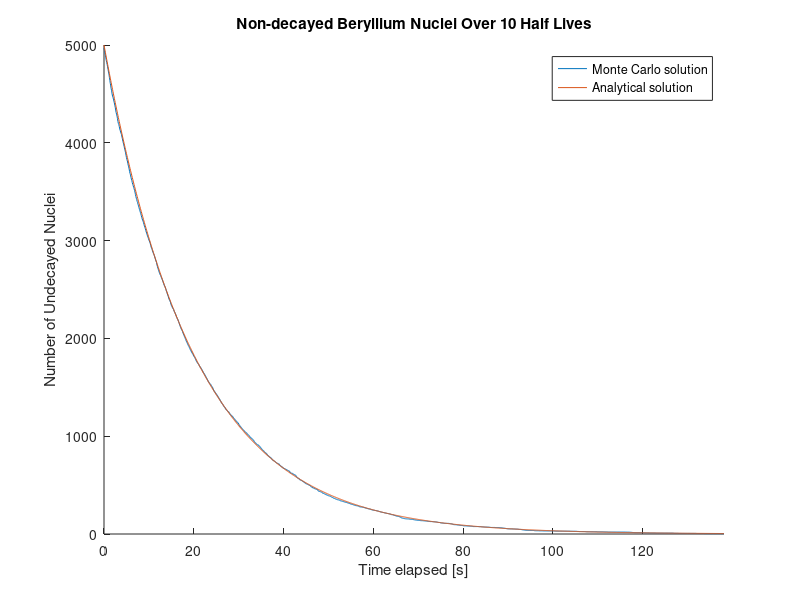
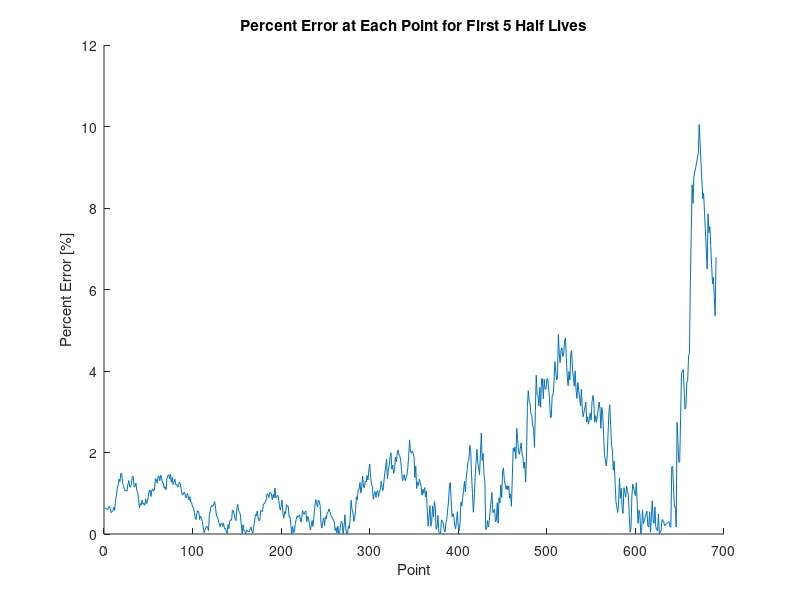

Source code (MATLAB) for these figures, in order:
%% Beryllium-11 Nuclei Decay
%
% This algorithm is design to model the decay of beryllium-11 nuclei with a
% starting amount of 5000 total nuclei.

%% Parameters
N0 = 5000;                  % initial number of nuclei
N = zeros(1,N0);            % create vector to store decaying nuclei
halfLife = 13.81;           % half life of Beryllium-11 [seconds]
multiplier = 10;            % Number of half lifes being evaluated
timestep = 0.1;             % days
lambda = log(2)/halfLife;   % decay constant
nucleiN = 1:N0;             % used to plot nuclei
p = lambda*timestep;        % probability of decay
time = 0:timestep:(halfLife*multiplier);  % time elapsed 
index = 0;                  % used for indexing number of undecayed matrix
pIndex = 0;                 % used for indexing percent error matrix

%% Calculations
% Theoretical Solution
exactSol=N0.*exp(-lambda.*time);

% Monte Carlo Approximation
for t = 0:timestep:(halfLife*multiplier)
    for i = 1:N0
        r = rand;  
        if r < p && N(i)~= 1
            N(i) = 1;
%             plot(nucleiN,N,'bo');
%             pause
        end
    end
    index=index+1;
    Nundecayed(index)=N0-sum(N);
     
    % calculate percent error at each point for first 5 half lives
    if t <= (halfLife*5)
        percentErr(index) = abs((Nundecayed(index)-exactSol(index))/exactSol(index)).*100;
        pIndex = pIndex+1;
    end
end

% Average Percent Error
avgPercentErr = abs((sum(Nundecayed)-sum(exactSol))./sum(exactSol)).*100;
disp('Average Percent Error = ')
disp(avgPercentErr)

%% Plotting
figure(1);
hold on;
plot(time, Nundecayed);
plot(time,exactSol);
xlim([0 (halfLife*multiplier)]);
titleStr = ['Non-decayed Beryllium Nuclei Over ', num2str(multiplier),' Half Lives'];
title(titleStr);
xlabel('Time elapsed [s]');
ylabel('Number of Undecayed Nuclei');
legend('Monte Carlo solution','Analytical solution');

figure(2);
hold on;
plot(1:pIndex,percentErr);
title('Percent Error at Each Point for First 5 Half Lives');
xlabel('Point');
ylabel('Percent Error [%]');
